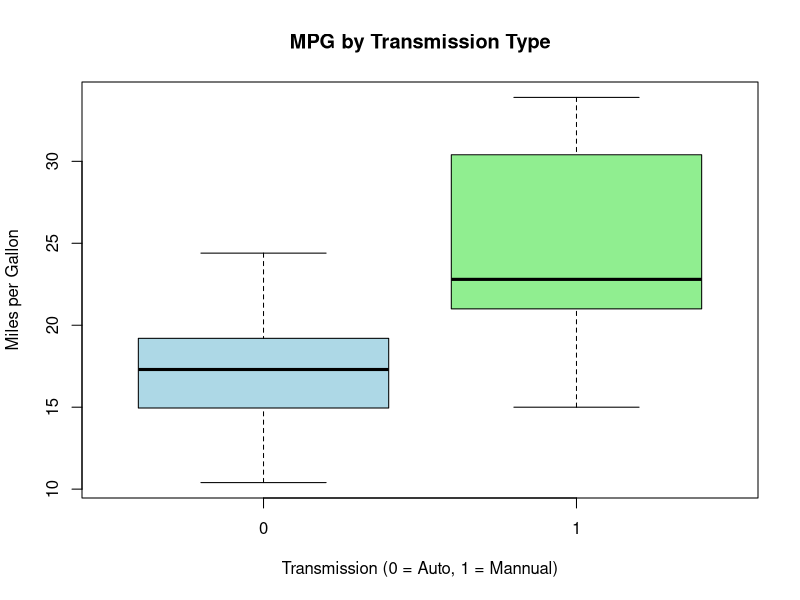
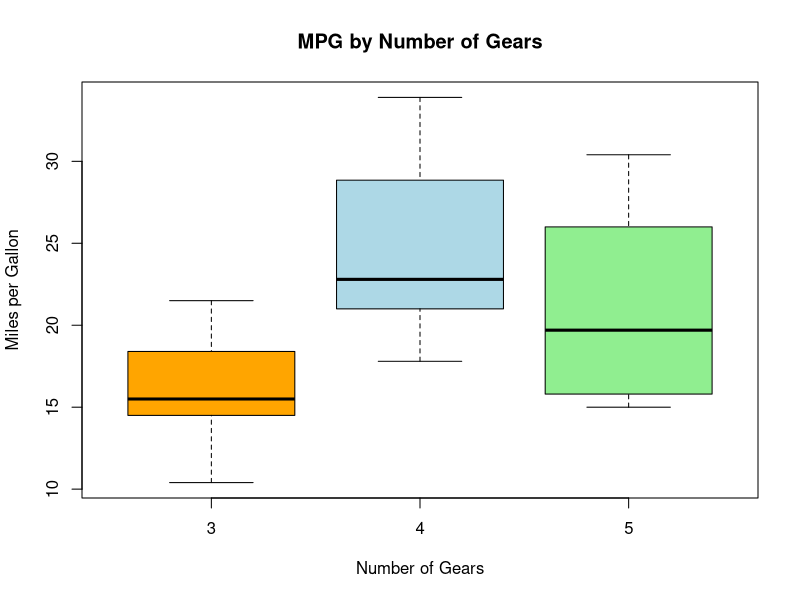
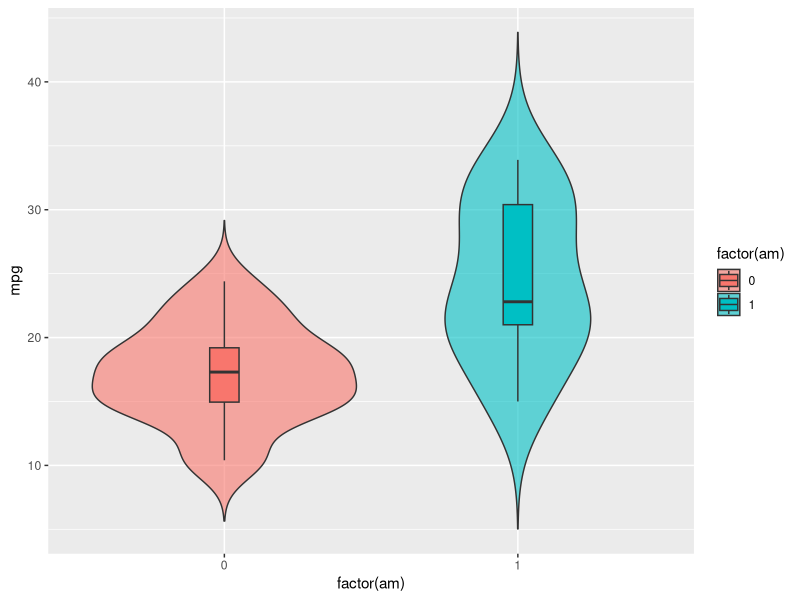
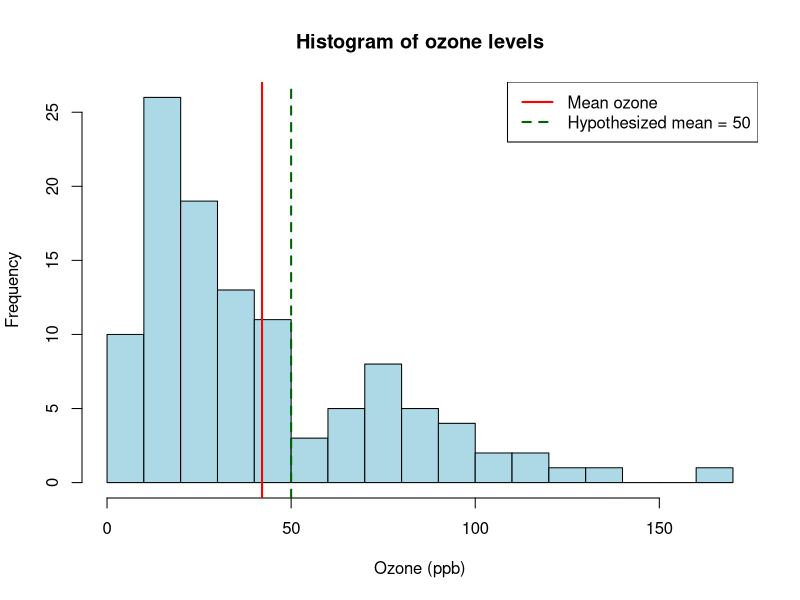
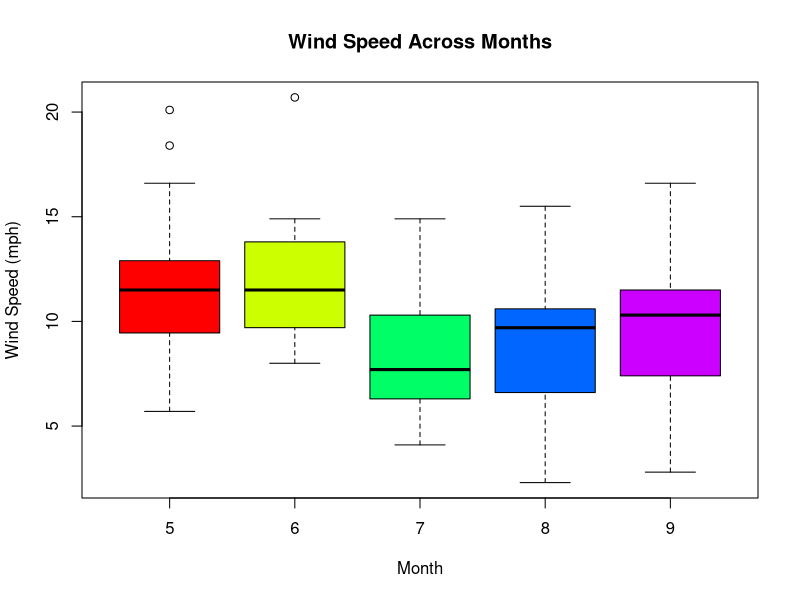

These figures' R source, in order: (Note: this script raises an error after producing the figures.)
library(ggplot2)

# 1. Two - sample t-test (mtcars)
data("mtcars")

t.test(mpg ~ am, data = mtcars)

boxplot(mpg ~ am, data = mtcars, main ="MPG by Transmission Type", xlab = "Transmission (0 = Auto, 1 = Mannual)",ylab = "Miles per Gallon", col = c("lightblue","lightgreen"))

anova_model <- aov(mpg ~ factor(gear), data = mtcars)
summary(anova_model)

boxplot(mpg ~ factor(gear), data = mtcars, main="MPG by Number of Gears", xlab = "Number of Gears", ylab = "Miles per Gallon", col = c("orange", "lightblue","lightgreen"))

wilcox.test(mpg ~ am, data = mtcars)

ggplot(mtcars, aes(x = factor(am), y = mpg, fill = factor(am))) + geom_violin(trim = FALSE, alpha = 0.6) + geom_boxplot(width = 0.1, outlier.color = "red")
  labs(title = "MPG Distribution by Transmission Type",x = "Transmission (0 = Auto, 1 = Manual)", y = "Miles per Gallon") + theme_minimal() 

data(airquality)
aq <- na.omit(airquality)

t.test(aq$Ozone, mu =50)

hist(aq$Ozone, breaks = 20, col = "lightblue", main = "Histogram of ozone levels", xlab = "Ozone (ppb)")
abline(v = mean(aq$Ozone), col = "red", lwd = 2)
abline(v = 50, col = "darkgreen", lwd = 2, lty = 2)
legend("topright", legend = c("Mean ozone","Hypothesized mean = 50"), col = c("red","darkgreen"),lwd = 2, lty = c(1,2))

# 5. ANOVA  (airquality)
anova_wind <- aov(Wind ~ factor(Month), data = aq)
summary(anova_wind)

boxplot(Wind ~ factor(Month), data = aq, main = "Wind Speed Across Months", xlab = "Month", ylab = "Wind Speed (mph)", col = rainbow(5))

july_solar <- subset(aq, Month == 7)$solar.R 
aug_solar <- subset(aq, Month == 8)$solar.R

wilcox.test(july_solar, aug_solar)

solar_data <- subset(aq, Month %in% c(7,8))
ggplot(solar_data, aes(x = factor(Month), y = Solar.R, fill = factor(Month))) + geom_boxplot(alpha = 0.7) + labs(title = "Solar Radiation in July vs August", x = "Month", y = "Solar Radiation") + scale_x_discrete(labels = c("7" = "July","8"="August"))+ theme_minimal()

